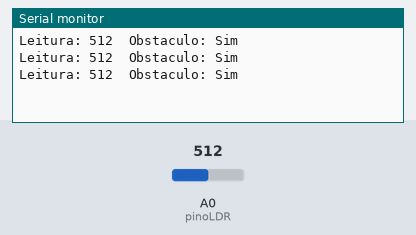
The sketch below on a simulated Arduino Uno, built with avr-gcc and run on an emulated ATmega328P. Shown: the last lines printed to the serial monitor. Inputs (shaded band) come from the test bench; at power-on: A0 (pinoLDR) = 512.

Above: at 1.3 s.
1.4 s: A0 (pinoLDR) set to 526
At 1.9 s:
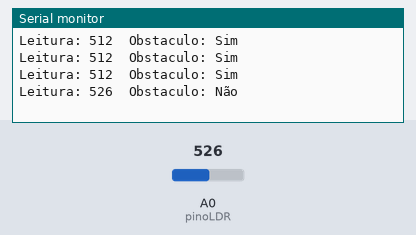
3.5 s: A0 (pinoLDR) set to 511
At 3.9 s:
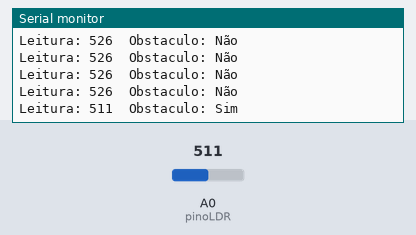

Measured:
- the behaviour switches between 512 and 513 on A0 (pinoLDR) (found by bisection; images 0 and 1)
- after the input at 1.4 s, the serial monitor: prints a new line after 0.10 s (image 1)
- after the input at 3.5 s, the serial monitor: prints a new line at once (image 2)

The sketch:

sensor_LDR_com_Laser.ino
```cpp
const int pinoLDR = A0;
int leitura = 0;

void setup() {
  Serial.begin(9600);
  pinMode(pinoLDR, INPUT);
}

void loop() {
  leitura = analogRead(pinoLDR);

  Serial.print("Leitura: ");
  Serial.print(leitura);
  Serial.print("\t");

  Serial.print("Obstaculo: ");
  if (leitura <= 512) {
    Serial.println("Sim");
  }
  else {
    Serial.println("Não");
  }
  delay(500);
}
```
